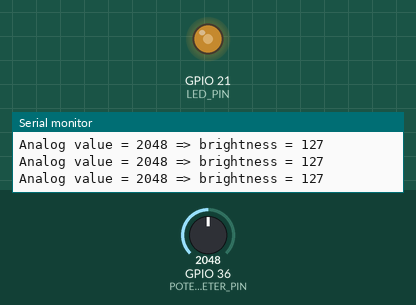
Simulated run of this sketch. Board: ESP32. On the bench: output pins drawn as LEDs (lit = HIGH), the last lines printed to the serial monitor. Inputs (shaded band) come from the test bench; at power-on: GPIO 36 (POTENTIOMETER_PIN) = 2048.

Above: at 1.2 s.
1.3 s: GPIO 36 (POTENTIOMETER_PIN) set to 2866
At 2.0 s:
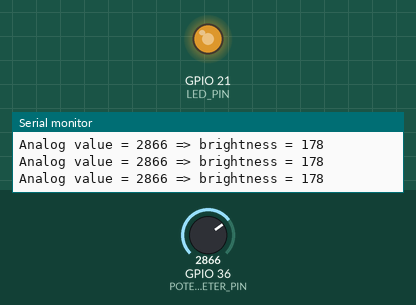
2.8 s: GPIO 36 (POTENTIOMETER_PIN) set to 3603
At 3.4 s:
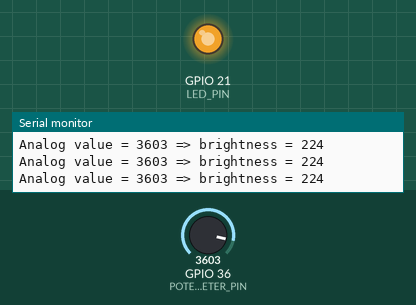
4.3 s: GPIO 36 (POTENTIOMETER_PIN) set to 491
At 4.7 s:
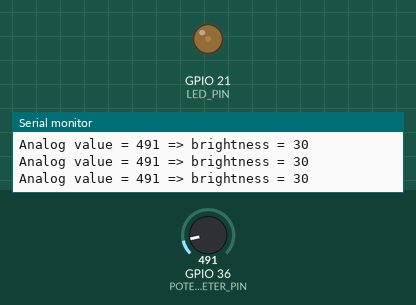
5.8 s: GPIO 36 (POTENTIOMETER_PIN) set to 0
At 6.1 s:
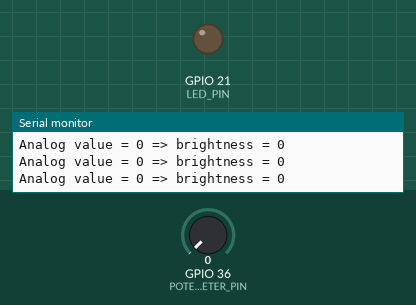
7.3 s: GPIO 36 (POTENTIOMETER_PIN) set to 2047
At 8.6 s:
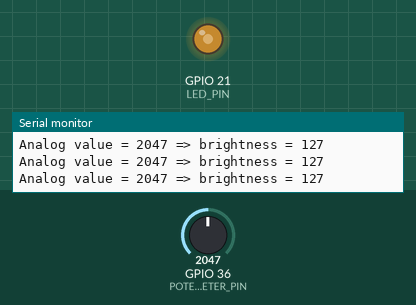
Timing chart, 0 to 9.8 s (numbered marks = the images above; inputs shaded):
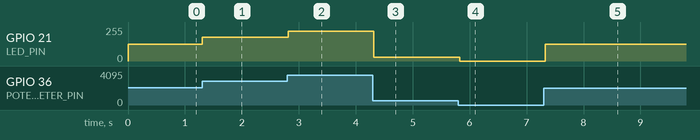

The sketch:

14-Potentiometer-LED-Brightness.ino
```cpp
#define POTENTIOMETER_PIN 36
#define LED_PIN 21
void setup() {
  Serial.begin(9600);
  analogSetAttenuation(ADC_11db);
  pinMode(LED_PIN, OUTPUT);
}
void loop() {
  int analogValue = analogRead(POTENTIOMETER_PIN);
  int brightness = map(analogValue, 0, 4095, 0, 255);
  analogWrite(LED_PIN, brightness);
  Serial.print("Analog value = ");
  Serial.print(analogValue);
  Serial.print(" => brightness = ");
  Serial.println(brightness);
  delay(100);
}
```

Measured:
- after the input at 1.3 s, GPIO 21 (LED_PIN): 127/255 → 178/255 at once
- after the input at 2.8 s, GPIO 21 (LED_PIN): 178/255 → 224/255 at once
- after the input at 4.3 s, GPIO 21 (LED_PIN): 224/255 → 30/255 at once
- after the input at 5.8 s, GPIO 21 (LED_PIN): 30/255 → 0/255 at once
- after the input at 7.3 s, GPIO 21 (LED_PIN): 0/255 → 127/255 at once
